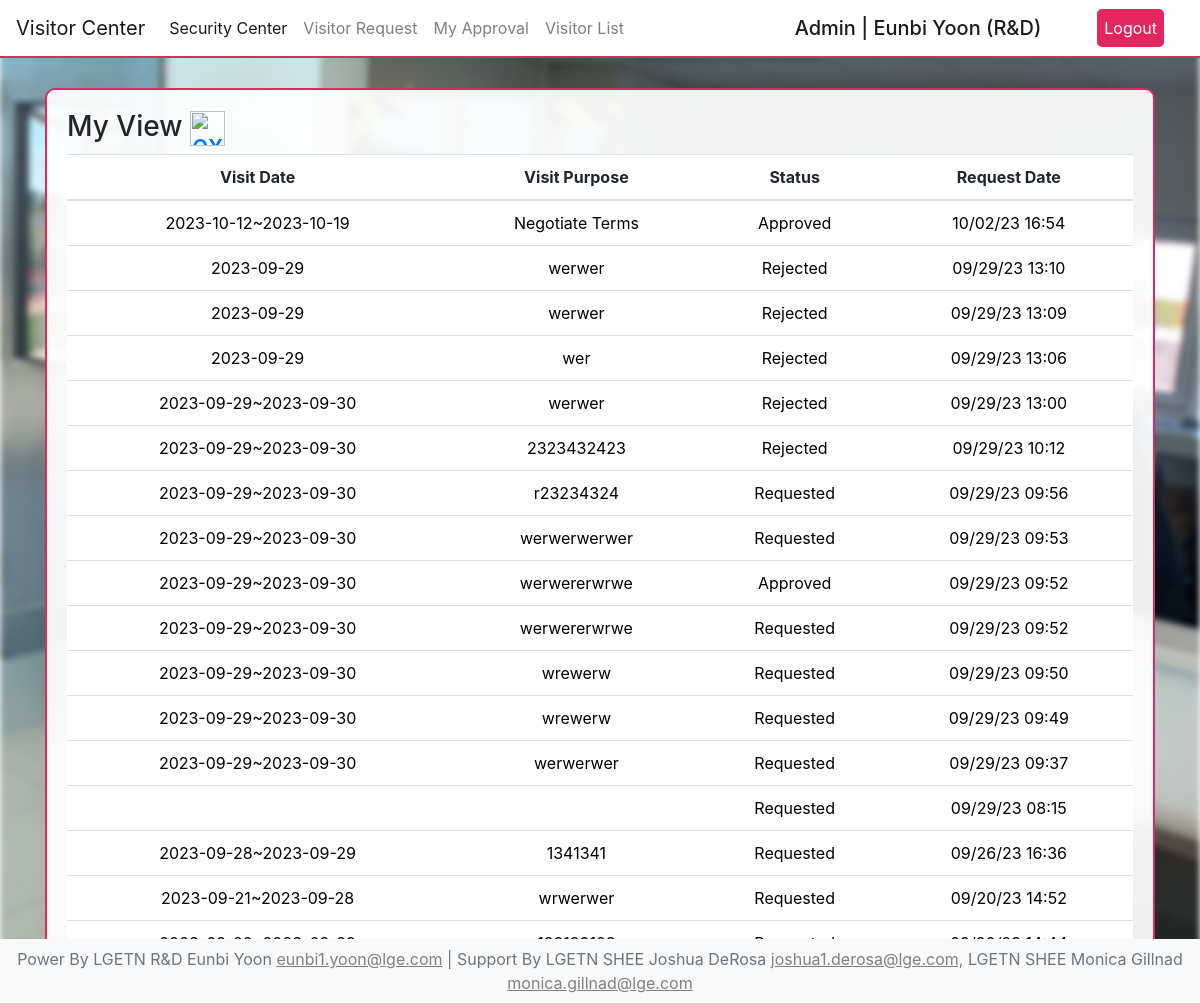
/security/visitor/my (signed in), run on an earlier commit of the app's database.
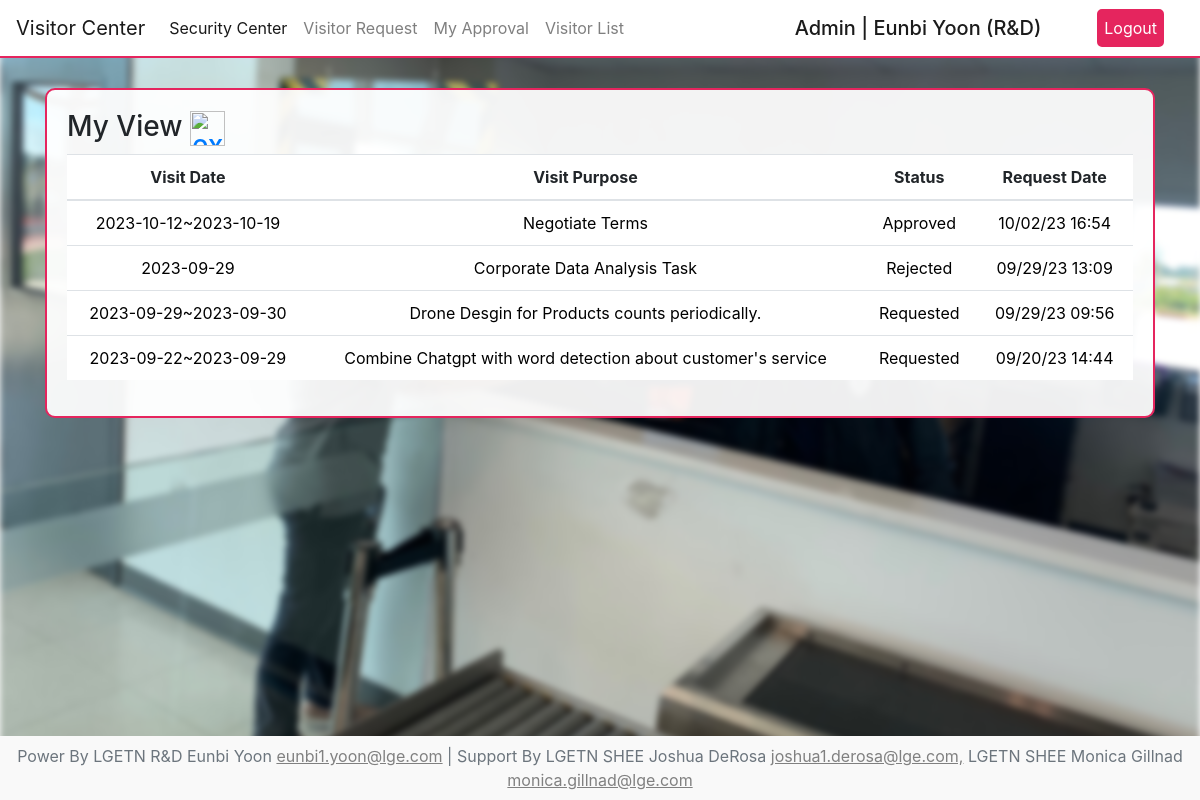
And on a later commit of the database.
### visitor/models.py (models this page shows)
class VisitorData(models.Model):
    visitor_name=models.CharField(max_length=255, null=False, blank=False)
    visitor_company=models.CharField(max_length=255, null=False, blank=False)
    start_date=models.CharField(max_length=100, null=False, blank=False)
    end_date=models.CharField(max_length=100, null=True, blank=True)
    visitor_purpose=models.TextField(null=False, blank=False)
    bring_laptop=models.CharField(max_length=255, null=False, blank=False)
    pic_contact=models.CharField(max_length=255, null=True, blank=True)
    register_at=models.DateTimeField(auto_now_add=True)
    remark=models.TextField(null=True, blank=True)
    check_in=models.DateTimeField(null=True, blank=True)
    check_out=models.DateTimeField(null=True, blank=True)
    user=models.ForeignKey(CustomUser, on_delete=models.CASCADE)
    approval_status=models.CharField(max_length=20, default='Requested')

### visitor/views.py (the view)
# urls.py: path('my',VmyView,name='Vmy_url'),
@login_required
def VmyView(request):
    try:
        visitor_mylist=VisitorData.objects.filter(user=request.user).order_by('-id')
        context={
            'visitor_mylist':visitor_mylist
        }
        return render(request, 'visitor_my.html', context)
    except:
        return render(request, 'visitor_my.html')

### user/models.py (called while the page is built)
    def __str__(self):
        return self.team_name

### visitor/templates/visitor_my.html (shortened to what this page needs)
{% extends 'visitor_base.html' %}
{% block container %}
{% load static %}
<link rel="stylesheet" href="https://cdn.datatables.net/1.13.6/css/jquery.dataTables.min.css">
<div class="View text-center">
  <h3 class="list-title text-left">My View <a href="{% url 'Vmyexcel_url' %}" class="center"><img width="35" height="35" src="https://img.icons8.com/material-outlined/35/f94040/export-excel.png" alt="export-excel"/></a></h3>
  <table class="table text-center" id="dataTable">
    <thead>
      <tr>
        <th class="text-center">Visit Date</th>
        <th class="text-center">Visit Purpose</th>
        <th class="text-center">Status</th>
        <th class="text-center">Request Date</th>
      </tr>
    </thead>
    <tbody>
      {% for visitor in visitor_mylist %}
        <tr>
          <td><a href="{% url 'Vdetail_url' visitor.id %}">{{ visitor.start_date }}{% if visitor.end_date %}~{{ visitor.end_date }}{% endif %}</a></td>
          <td><a href="{% url 'Vdetail_url' visitor.id %}">{{ visitor.visitor_purpose|slice:"60" }}</a></td>
          <td><a href="{% url 'Vdetail_url' visitor.id %}">{{ visitor.approval_status }}</a></td>
          <td><a href="{% url 'Vdetail_url' visitor.id %}">{{ visitor.register_at|date:"m/d/y H:i" }}</a></td>
        </tr>
      {% endfor %}
    </tbody>
  </table>
</div>
{% endblock %}

What changed in the data, as far as the page shows it:
removed VisitorData: start_date "2023-09-29", visitor_purpose "werwer", approval_status "Rejected", register_at "09/29/23 13:10"
removed VisitorData: start_date "2023-09-29", visitor_purpose "wer", approval_status "Rejected", register_at "09/29/23 13:06"
removed VisitorData: start_date "2023-09-29", end_date "2023-09-30", visitor_purpose "werwer", approval_status "Rejected", register_at "09/29/23 13:00"
removed VisitorData: start_date "2023-09-29", end_date "2023-09-30", visitor_purpose "2323432423", approval_status "Rejected", register_at "09/29/23 10:12"
removed VisitorData: start_date "2023-09-29", end_date "2023-09-30", visitor_purpose "werwerwerwer", approval_status "Requested", register_at "09/29/23 09:53"
removed VisitorData: start_date "2023-09-29", end_date "2023-09-30", visitor_purpose "werwererwrwe", approval_status "Approved", register_at "09/29/23 09:52"
removed VisitorData: start_date "2023-09-29", end_date "2023-09-30", visitor_purpose "werwererwrwe", approval_status "Requested", register_at "09/29/23 09:52"
removed VisitorData: start_date "2023-09-29", end_date "2023-09-30", visitor_purpose "wrewerw", approval_status "Requested", register_at "09/29/23 09:50"
removed VisitorData: start_date "2023-09-29", end_date "2023-09-30", visitor_purpose "wrewerw", approval_status "Requested", register_at "09/29/23 09:49"
removed VisitorData: start_date "2023-09-29", end_date "2023-09-30", visitor_purpose "werwerwer", approval_status "Requested", register_at "09/29/23 09:37"
removed VisitorData: approval_status "Requested", register_at "09/29/23 08:15"
removed VisitorData: start_date "2023-09-28", end_date "2023-09-29", visitor_purpose "1341341", approval_status "Requested", register_at "09/26/23 16:36"
removed VisitorData: start_date "2023-09-21", end_date "2023-09-28", visitor_purpose "wrwerwer", approval_status "Requested", register_at "09/20/23 14:52"
changed VisitorData "Rejected": visitor_purpose "werwer" → "Corporate Data Analysis Task"
changed VisitorData: visitor_purpose "r23234324" → "Drone Desgin for Products counts periodically."
now on this page (row edited): VisitorData: start_date "2023-09-22", end_date "2023-09-29", visitor_purpose "Combine Chatgpt with word detection about customer's service", approval_status "Requested", register_at "09/20/23 14:44"
